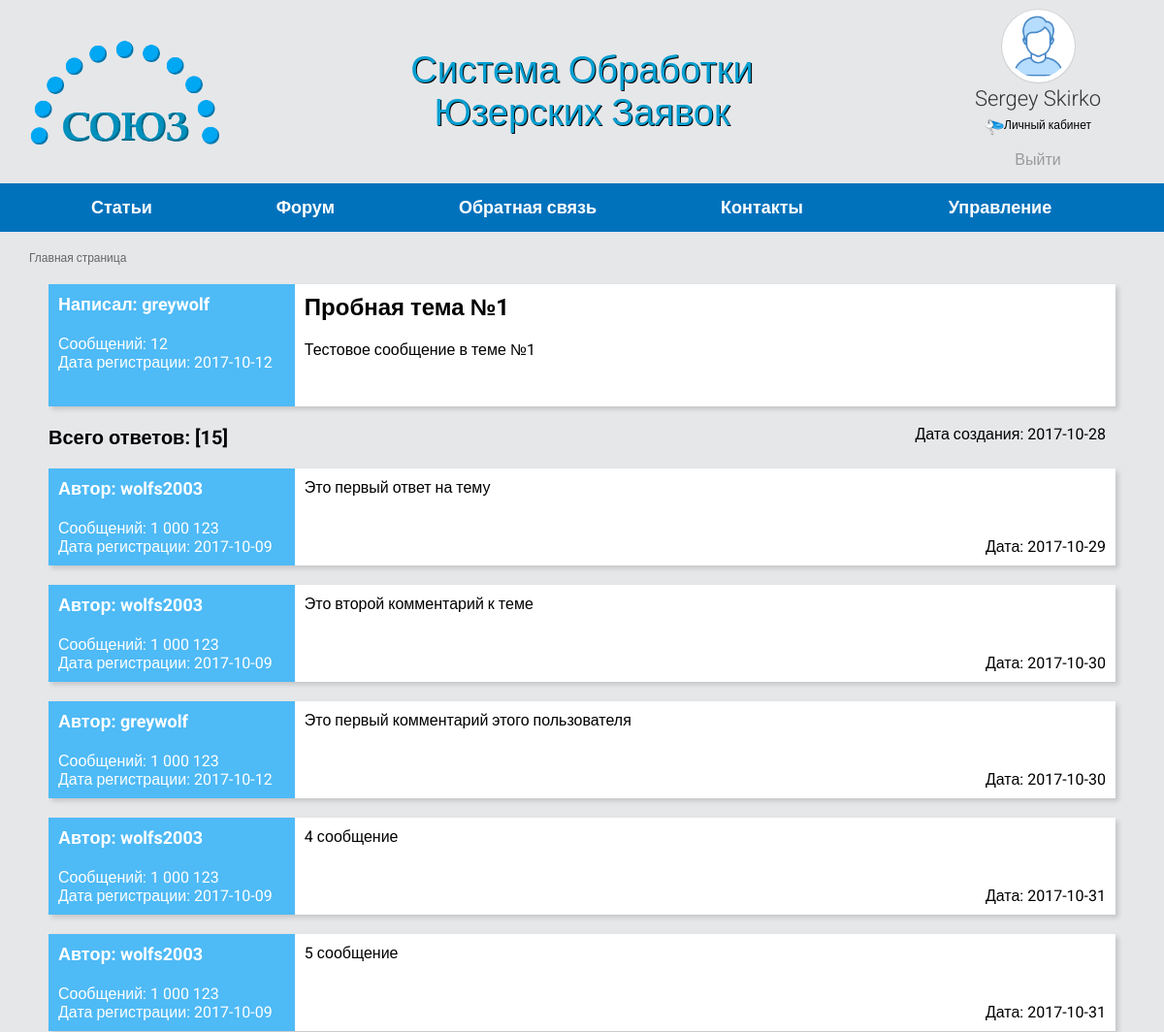
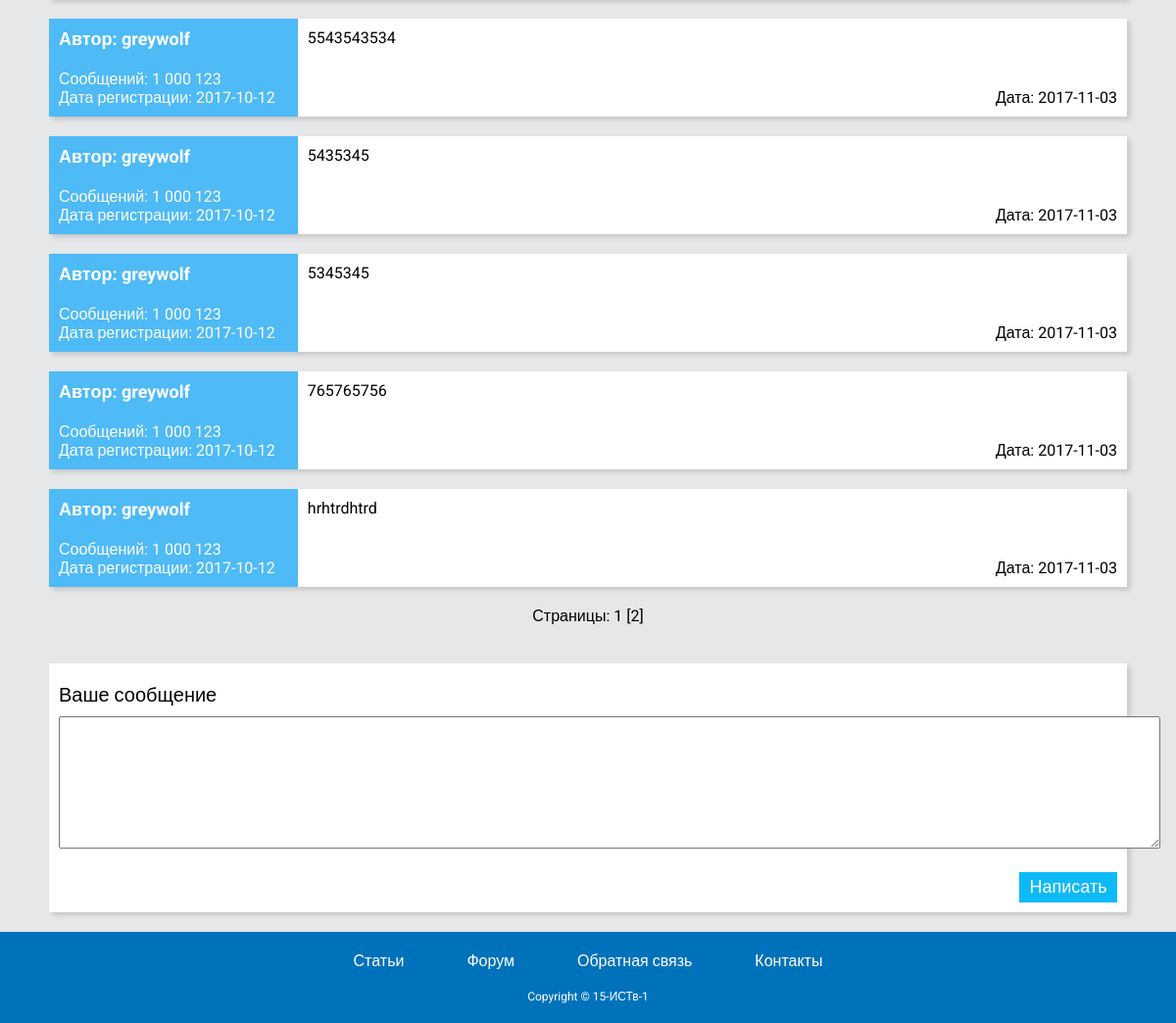
The page /topic-view.php?id=29 (signed in) on the database its author committed (2 pictures, top to bottom).
### tables this page shows
CREATE TABLE IF NOT EXISTS `boardt` (
  `theme_id` int(11) NOT NULL AUTO_INCREMENT,
  `id_section` int(11) NOT NULL,
  `topic` text NOT NULL,
  `author` varchar(32) NOT NULL DEFAULT '',
  `subject` varchar(60) NOT NULL DEFAULT '',
  `create_date` date NOT NULL DEFAULT '0000-00-00',
  `email` varchar(50) NOT NULL,
  PRIMARY KEY (`theme_id`),
  KEY `id_section` (`id_section`)
);

CREATE TABLE IF NOT EXISTS `Users` (
  `id` int(11) NOT NULL AUTO_INCREMENT,
  `login` varchar(50) NOT NULL,
  `pass` varchar(50) NOT NULL,
  `email` varchar(50) NOT NULL,
  `name` varchar(50) NOT NULL,
  `surname` varchar(50) NOT NULL,
  `level_id` int(50) NOT NULL,
  `reg_date` date NOT NULL,
  `gender` int(3) NOT NULL,
  PRIMARY KEY (`id`),
  KEY `level_id` (`level_id`)
);

CREATE TABLE IF NOT EXISTS `boardp` (
  `post_id` int(11) NOT NULL AUTO_INCREMENT,
  `theme_id` int(11) NOT NULL,
  `login` varchar(50) NOT NULL DEFAULT '',
  `comment` text NOT NULL,
  `email` varchar(30) DEFAULT NULL,
  `m_date` date NOT NULL DEFAULT '0000-00-00',
  PRIMARY KEY (`post_id`),
  KEY `theme_id` (`theme_id`)
);

### blocks/topic-view-message.php (the view)
<div class="section-message">
	<div class="topic_author">
		<p class="author-name">Автор: <?= $row_posts['login'] ?></p>
		<div class="author-inf">
			<p class="value-message">Сообщений: 1 000 123</p>
			<p class="date">Дата регистрации: <?= $reg_info_post['reg_date'] ?></p>
		</div>
	</div>
	<div class="topic__content">
		<div class="message-wrap">
			<p class="topic-body"><?= $row_posts['comment'] ?></p>
			<div class="topic-inf">
				<p class="date">Дата: <?= $row_posts['m_date'] ?></p>
			</div>
		</div>
	</div>
</div>

### topic-view.php (shortened to what this page needs)
<?php
	require_once 'config.php';
	$id_topic = filter_input(INPUT_GET, 'id', FILTER_VALIDATE_INT);
	$topic_start = mysqli_query($link, "SELECT * FROM boardt WHERE theme_id=$id_topic") or die("Ошибка " . mysqli_error($link));
	$row_topic = mysqli_fetch_array($topic_start);
	$topic_id = $row_topic['theme_id'];
	$topic_author = $row_topic['author'];
	$reg_info_topic = mysqli_fetch_array(mysqli_query($link, "SELECT * FROM Users WHERE login='$topic_author'"));
	$posts = mysqli_query($link, "SELECT * FROM boardp WHERE theme_id='$topic_id'");
	$num_rows_post = mysqli_num_rows($posts);
?>
<?php require_once 'blocks/header.php';?>
<section class="section section_forum section-content">
	<div class="section__wrap">
		<div class="view-topic">
			<div class="view-topic__wrap">
				<div class="topic_author">
					<p class="author-name">Написал: <?= $row_topic['author'] ?></p>
					<div class="author-inf">
						<p class="value-message">Сообщений: 12</p>
						<p class="date">Дата регистрации: <?= $reg_info_topic['reg_date'] ?></p>
					</div>
				</div>
				<div class="topic__content">
					<p class="topic-title"><?= $row_topic['subject'] ?></p>
					<div class="message-wrap">
						<p class="topic-body"><?= $row_topic['topic'] ?></p>
						<div class="topic-inf">
							<p class="date">Дата создания: <?= $row_topic['create_date'] ?></p>
						</div>
					</div>
				</div>
			</div>
		</div>
		<div class="answers">
			Всего ответов: [<?= $num_rows_post ?>]
		</div>
		<?php
			$per_page = 10;
			if (isset($_GET['page'])) {
				$page = ($_GET['page']-1);
			} else {
				$page = 0;
			}
			$start = abs($page*$per_page);
			$sql = "SELECT * FROM boardp WHERE theme_id='$topic_id' LIMIT $start, $per_page";
			$res = mysqli_query($link, $sql);
			while ($row_posts = mysqli_fetch_array($res)) {
				$post_author = $row_posts['login'];
				$sql1 = "SELECT * FROM Users WHERE login='$post_author'";
				$res1 = mysqli_query($link, $sql1);
				$reg_info_post = mysqli_fetch_assoc($res1);
				include './blocks/topic-view-message.php';
			}
			$q = "SELECT count(*) as count FROM boardp WHERE theme_id='$topic_id'";
			$res = mysql_query($q);
			$row = mysql_fetch_assoc($res);
			$total_rows = $row['count'];
			$num_pages = ceil($total_rows/$per_page);
		?>
		<div class='pagination'>Страницы:
			<?php for($i=1; $i<=$num_pages; $i++) { ?>
					<?php if ($i-1 == $page) { ?>
						<?= $i ?>
					<?php } else { ?>
					<a href='<?= $_SERVER[PHP_SELF] ?>?id=<?= $id_topic ?>&page=<?= $i ?>'>[<?= $i ?>]</a>
					<?php } ?>
			<?php } ?>
		</div>
		<br>
		<?php if(isset($_SESSION['login'])) { ?>
			<form action="./blocks/new_comment.php" method="POST">
				<div class="section-message section-message_new-message">
					<div class="section-message__content">
						<p class="message-title">Ваше сообщение</p>
						<textarea id="editor1" name="comment" cols="132" rows="7"></textarea>
					</div>
					<div class="section-message__wrap-button">
						<button class="button button_form-auth" type="submit" name="write">Написать</button>
					</div>
				</div>
			</form>
		<?php } ?>
	</div>
</section>
<?php require_once 'blocks/footer.php'; ?>

### css/index.css (style rules this page uses)
*, h1, p, body { margin: 0; padding: 0; -webkit-box-sizing: border-box; -moz-box-sizing: border-box; box-sizing: border-box; color: inherit; font-size: inherit; font-weight: inherit; font-family: inherit; outline: inherit; line-height: inherit; -webkit-user-select: inherit; -moz-user-select: inherit; -ms-user-select: inherit; user-select: inherit; text-decoration: inherit; letter-spacing: inherit; }
html { height: 100%; }
body { background-color: #e6e7e9; font-family: 'Roboto', sans-serif; height: 100%; }
.section__wrap { max-width: 1140px; margin: 0 auto; flex-grow: 1; }
.view-topic__wrap { margin: 20px 0; -webkit-box-shadow: 3px 3px 5px rgba(0,0,0,0.15); box-shadow: 3px 3px 5px rgba(0,0,0,0.15); background-color: #fff; margin: 20px; display: -webkit-flex; display: -moz-flex; display: -ms-flex; display: -o-flex; display: flex; }
.topic_author { width: 30%; display: flex; flex-direction: column; background-color: #4ebaf6; }
.author-name { font-size: 18px; padding: 10px; font-weight: 700; color: #fff; }
.answers { margin: 20px; font-weight: 700; font-size: 20px; }
.section-message { margin: 20px 0; -webkit-box-shadow: 3px 3px 5px rgba(0,0,0,0.15); box-shadow: 3px 3px 5px rgba(0,0,0,0.15); background-color: #fff; margin: 20px; display: -webkit-flex; display: -moz-flex; display: -ms-flex; display: -o-flex; display: flex; }
.section-message_new-message { -webkit-flex-direction: column; -moz-flex-direction: column; -ms-flex-direction: column; -o-flex-direction: column; flex-direction: column; padding: 10px; }
.section-message__wrap-button { text-align: right; margin-top: 20px; }
.message-title { margin-top: 10px; margin-bottom: 10px; font-weight: 500; font-size: 20px; }
.topic-title { font-size: 24px; font-weight: 700; padding: 10px; }
.topic-body { padding: 10px; flex-grow: 1; }
.author-inf { padding: 10px; flex-grow: 1; color: #fff; }
.topic__content { -webkit-flex-direction: column; -moz-flex-direction: column; -ms-flex-direction: column; -o-flex-direction: column; flex-direction: column; justify-content: space-between; width: 100%; }
.topic-inf { padding: 10px; text-align: right; }
.message-wrap { display: -webkit-flex; display: -moz-flex; display: -ms-flex; display: -o-flex; display: flex; flex-direction: column; height: 100%; }
.button { display: inline-block; vertical-align: middle; background-color: #0ebaf6; border: none; color: #fff; font-size: 18px; cursor: pointer; -webkit-transition: all 300ms; -o-transition: all 300ms; transition: all 300ms; white-space: nowrap; }
.button_form-auth { width: 100px; height: 31px; }
.pagination { text-align: center; }

### rows shown on the page
boardt: author "greywolf", subject "Пробная тема №1", topic "Тестовое сообщение в теме №1", create_date "2017-10-28"
users: reg_date "2017-10-12"
boardp: login "wolfs2003", users.reg_date "2017-10-09", comment "Это первый ответ на тему", m_date "2017-10-29"
boardp: login "wolfs2003", users.reg_date "2017-10-09", comment "Это второй комментарий к теме", m_date "2017-10-30"
boardp: login "greywolf", users.reg_date "2017-10-12", comment "Это первый комментарий этого пользователя", m_date "2017-10-30"
boardp: login "wolfs2003", users.reg_date "2017-10-09", comment "4 сообщение", m_date "2017-10-31"
boardp: login "wolfs2003", users.reg_date "2017-10-09", comment "5 сообщение", m_date "2017-10-31"
boardp: login "greywolf", users.reg_date "2017-10-12", comment "5543543534", m_date "2017-11-03"
boardp: login "greywolf", users.reg_date "2017-10-12", comment "5435345", m_date "2017-11-03"
boardp: login "greywolf", users.reg_date "2017-10-12", comment "5345345", m_date "2017-11-03"
boardp: login "greywolf", users.reg_date "2017-10-12", comment "765765756", m_date "2017-11-03"
boardp: login "greywolf", users.reg_date "2017-10-12", comment "hrhtrdhtrd", m_date "2017-11-03"

### other values the page prints
$_SESSION["fio"] "Sergey Skirko"
$num_rows_post "15"
